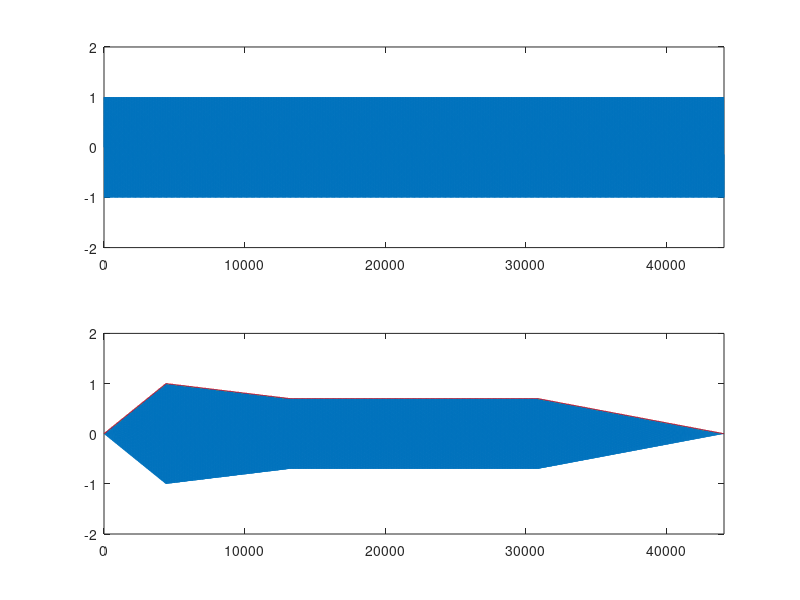

The MATLAB source for this figure:
%Tutorial 10
clear; clc;
fs = 44100;
ts = 1/fs;
t = 0:ts:1-ts;
f = 1000;
A = 1;
sine = A * sin(2*pi*f*t);
sound(sine,fs/4)
%%
len = length(sine);
A = linspace(0,1,len*0.1);
D = linspace(1,0.7,len*0.2);
S = linspace(0.7,0.7,len*0.4);
R = linspace(0.7,0,len*0.3);
envelope = [A D S R];
newSig = sine.*envelope;
subplot(211),plot(sine);
axis([0 44100 -2 2]);
subplot(212), plot(newSig); hold on;
plot(envelope, 'r');
axis([0 44100 -2 2]);
